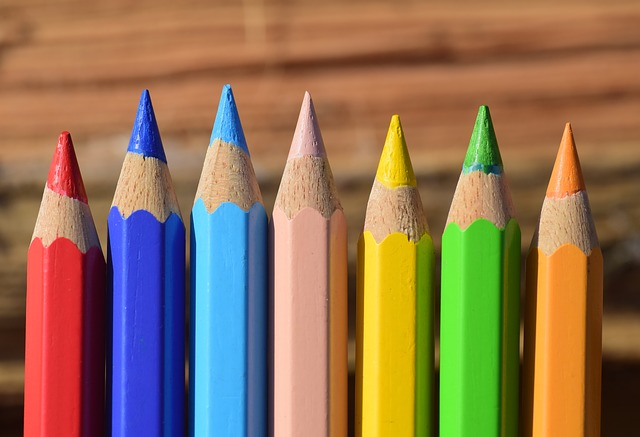
#> input picture Assignment_1/img2.jpg, 640 x 437 px
$ python ques3.py
#> lines starting #> are read from the running program, lines starting #| are printed output that depends on the picture
import cv2
import numpy as np

image = cv2.imread('img2.jpg')
#> image is the input picture: shape (437, 640, 3); mean B, G, R 83.7, 114.1, 144
image = cv2.resize(image, None, fx=.3, fy=.3, interpolation=cv2.INTER_AREA)
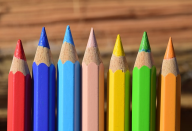
#> image: shape (131, 192, 3); mean B, G, R 83.7, 114.2, 144.1
img = cv2.cvtColor(image, cv2.COLOR_BGR2Lab)
#> img: shape (131, 192, 3); mean of channels 0, 1, 2 130.8, 140, 149.4

l,a,b = cv2.split(img)
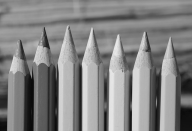
#> l: shape (131, 192); min 9, max 233, mean 130.8
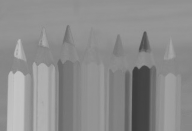
#> a: shape (131, 192); min 60, max 196, mean 140
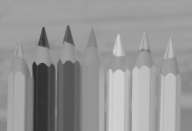
#> b: shape (131, 192); min 44, max 211, mean 149.4

cv2.imshow("BGR image",image)
cv2.imshow("Lab image",img)
cv2.imshow('L* img', l)
cv2.imshow('a* img', a)
cv2.imshow('b* img', b)


cv2.waitKey(0)
cv2.destroyAllWindows()

$ run again, with Assignment_1/img1.jpg copied over Assignment_1/img2.jpg
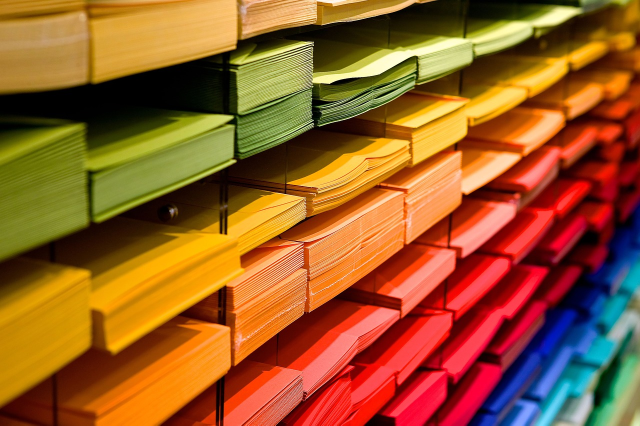
#> input picture Assignment_1/img1.jpg, 1280 x 851 px (shown at 1/2 size)
#> image is the input picture: shape (851, 1280, 3); mean B, G, R 38.6, 91.4, 151.4
#> image: shape (255, 384, 3)
#> img: shape (255, 384, 3); mean of channels 0, 1, 2 117.3, 147.5, 165.9
#> `l,a,b = cv2.split(img)`:
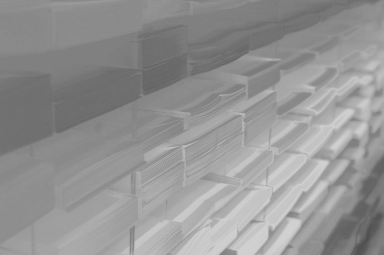
#> a: shape (255, 384); min 79, max 209, mean 147.5
#> `l,a,b = cv2.split(img)`:
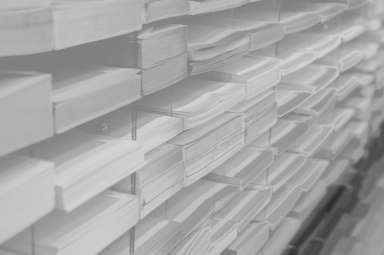
#> b: shape (255, 384); min 44, max 212, mean 165.9
